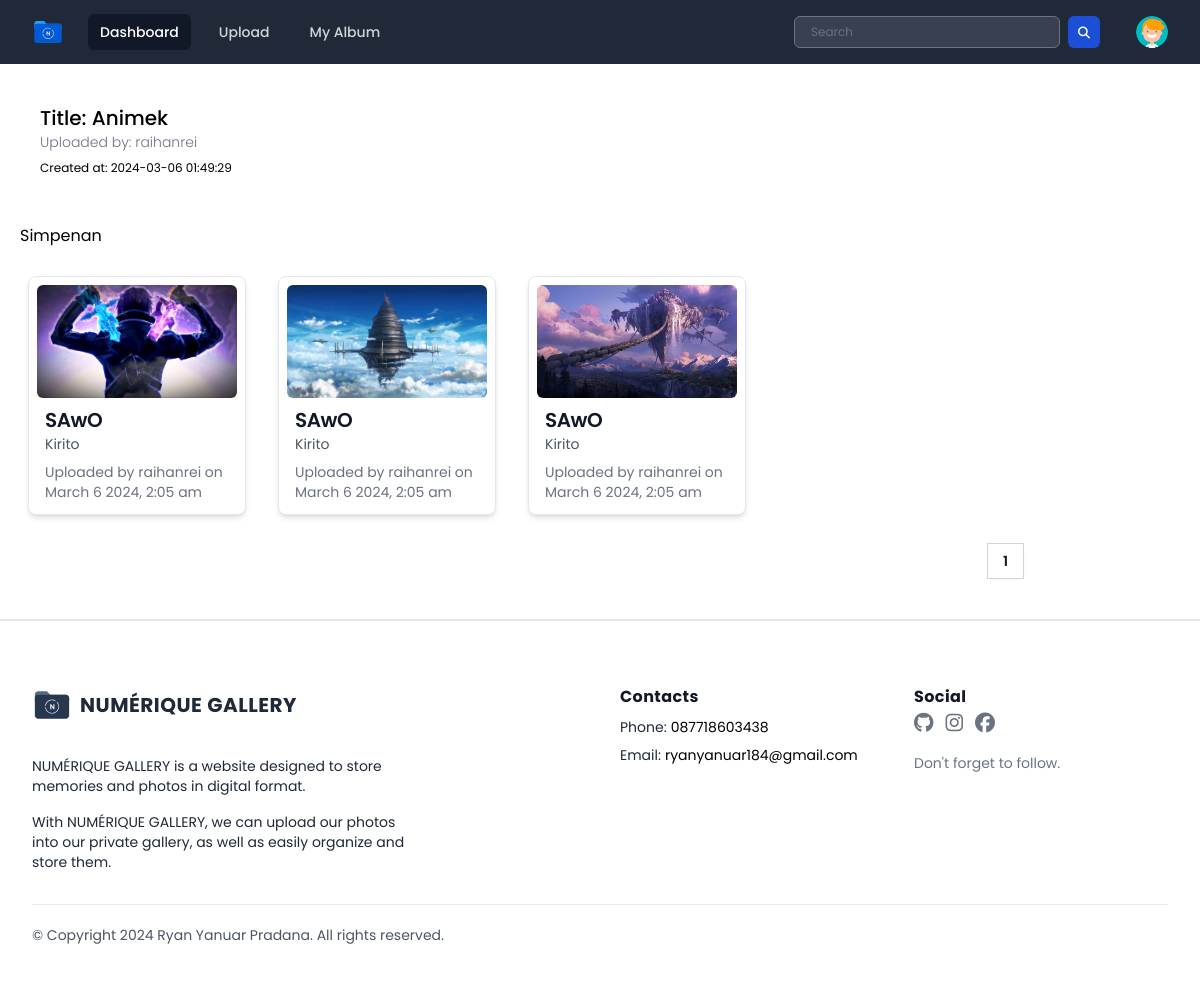
/public/page/guest/photoAlbum-guest.php?albumID=3, run on the app's committed database.
### tables this page shows
CREATE TABLE `albums` (
  `albumID` int(11) NOT NULL,
  `userID` int(11) NOT NULL,
  `title` varchar(100) DEFAULT NULL,
  `description` text DEFAULT NULL,
  `createdAt` timestamp NOT NULL DEFAULT current_timestamp() ON UPDATE current_timestamp(),
  `thumbnail_album` varchar(255) NOT NULL DEFAULT 'album_default.svg',
  `acces_level` varchar(255) NOT NULL
);

CREATE TABLE `users` (
  `userID` int(11) NOT NULL,
  `name` varchar(255) DEFAULT NULL,
  `username` varchar(50) NOT NULL,
  `password` varchar(255) NOT NULL,
  `email` varchar(100) NOT NULL,
  `access_level` varchar(50) DEFAULT 'user',
  `last_login` datetime DEFAULT NULL,
  `createdAt` timestamp NOT NULL DEFAULT current_timestamp(),
  `profile_photo` varchar(255) DEFAULT 'default_profile.svg'
);

CREATE TABLE `photos` (
  `photoID` int(11) NOT NULL,
  `userID` int(11) NOT NULL,
  `albumID` int(11) DEFAULT 0,
  `title` varchar(100) DEFAULT NULL,
  `description` text DEFAULT NULL,
  `image_path` varchar(255) DEFAULT NULL,
  `createdAt` timestamp NOT NULL DEFAULT current_timestamp() ON UPDATE current_timestamp(),
  `category` varchar(255) NOT NULL,
  `acces_level` varchar(255) NOT NULL
);

### public/page/guest/photoAlbum-guest.php (the view, shortened to what this page needs)
<?php
include "../../../database/koneksi.php";
$albumID = $_GET['albumID'];
$queryTotalRows = "SELECT COUNT(*) as total FROM photos WHERE albumID = '$albumID'";
$resultTotalRows = mysqli_query($conn, $queryTotalRows);
$totalRows = mysqli_fetch_assoc($resultTotalRows)['total'];
$rowsPerPage = 12;
$totalPages = ceil($totalRows / $rowsPerPage);
$current_page = isset($_GET['page']) ? $_GET['page'] : 1;
$offset = ($current_page - 1) * $rowsPerPage;
$queryPhotos = "SELECT photos.photoID, photos.title, photos.description, photos.image_path, photos.createdAt, users.username AS uploader
    FROM photos
    INNER JOIN users ON photos.userID = users.userID
    WHERE photos.albumID = $albumID
    ORDER BY photos.createdAt DESC
    LIMIT $offset, $rowsPerPage";
$resultPhotos = mysqli_query($conn, $queryPhotos);
$queryAlbums = "SELECT albums.albumID, albums.title, albums.description, albums.thumbnail_album, albums.createdAt, users.username AS username, users.userID AS userID
    FROM albums
    INNER JOIN users ON albums.userID = users.userID
    WHERE albums.albumID = $albumID
    ORDER BY albums.createdAt DESC";
$resultAlbums = mysqli_query($conn, $queryAlbums);
?>
<!DOCTYPE html>
<html lang="en">
<head>
    <link rel="stylesheet" href="../../css/output.css">
    <link rel="stylesheet" href="../../css/style.css">
    <link rel="stylesheet" href="../../css/all.min.css">
    <link rel="stylesheet" href="../../css/fontawesome.min.css">
</head>
<body class="h-screen overflow-x-hidden font-poppins">
    <div x-data="{ open: false, profileMenuOpen: false }">
        <nav class="bg-gray-800">
            <div class="mx-auto max-w-7xl px-2 sm:px-6 lg:px-8">
                <div class="relative flex h-16 items-center justify-between">
                    <div class="flex flex-1 items-center justify-center sm:items-stretch sm:justify-start">
                        <div class="flex flex-shrink-0 items-center">
                            <img class="h-8 w-auto" src="../../assets/logo/logo-secondary.svg" alt="Numérique Gallery">
                        </div>
                        <div class="hidden sm:ml-6 sm:block">
                            <div class="flex space-x-4">
                                <a href="../index.php" class="bg-gray-900 text-white rounded-md px-3 py-2 text-sm font-medium" aria-current="page">Dashboard</a>
                                <a href="../user/register.php" class="text-gray-300 hover:bg-gray-700 hover:text-white rounded-md px-3 py-2 text-sm font-medium">Upload</a>
                                <a href="../user/register.php" class="text-gray-300 hover:bg-gray-700 hover:text-white rounded-md px-3 py-2 text-sm font-medium">My Album</a>
                            </div>
                        </div>
                    </div>
                    <div class="flex items-center">
                        <form action="../guest/result-search_guest.php" class="flex flex-row gap-2" method="GET">
                            <div class="hidden sm:block">
                                <input type="text" name="search" placeholder="Search" class="bg-gray-700 text-white px-4 py-3 h-8 rounded-md text-xs focus:outline-none focus:shadow-outline">
                            </div>
                            <button type="submit" class="text-white hidden sm:block bg-blue-700 hover:bg-blue-800 focus:ring-4 focus:ring-blue-300 font-medium rounded-md text-sm  h-8 w-8 dark:bg-blue-600 dark:hover:bg-blue-700 focus:outline-none dark:focus:ring-blue-800"><i class="fa-solid fa-magnifying-glass text-xs mx-auto"></i></button>
                        </form>
                    </div>
                    <div class="absolute inset-y-0 right-0 flex items-center pr-2 sm:static sm:inset-auto sm:ml-6 sm:pr-0">
                        <div class="relative ml-3">
                            <div>
                                <button @click="profileMenuOpen = !profileMenuOpen" type="button" class="relative flex rounded-full bg-gray-800 text-sm focus:outline-none focus:ring-2 focus:ring-white focus:ring-offset-2 focus:ring-offset-gray-800" id="user-menu-button" aria-expanded="false" aria-haspopup="true">
                                    <span class="absolute -inset-1.5"></span>
                                    <img class="h-8 w-8 rounded-full" src="../../../database/uploads/default_profile.svg" alt="">
                                </button>
                            </div>
                        </div>
                    </div>
                </div>
            </div>
        </nav>
    </div>
    <div class="container">
        <?php
        if ($resultAlbums && mysqli_num_rows($resultAlbums) > 0) {
            while ($row = mysqli_fetch_array($resultAlbums)) {
                $title = $row['title'];
                $username = $row['username'];
                $createdAt = $row['createdAt'];
                $description = $row['description'];
            }
        }
        ?>
        <div class="flex justify-between items-center m-10">
            <div>
                <p class="font-medium text-xl">
                    <span>Title: </span> <?= $title ?>
                </p>
                <p class="font-light text-gray-500 text-sm">
                    <span>Uploaded by: </span> <?= $username ?>
                </p>
                <p class="text-xs pt-2">
                    <span>Created at: </span><?= $createdAt ?>
                </p>
            </div>
        </div>
        <div class="relative">
            <div class="px-5">
                <p class="pt-2">
                    <?= $description ?>
                </p>
            </div>
        </div>
        <div class="grid gap-8 grid-cols-1 sm:grid-cols-2 md:grid-cols-3 lg:grid-cols-4 p-4 md:p-2 xl:p-5 m-5">
            <?php
            if ($resultPhotos && mysqli_num_rows($resultPhotos) > 0) {
                while ($row = mysqli_fetch_assoc($resultPhotos)) {
            ?>
                    <div class="relative bg-white border rounded-lg shadow-md dark:bg-gray-800 dark:border-gray-700 transform transition duration-500 hover:scale-105">
                        <div class="p-2 flex justify-center">
                            <a href="./post-guest.php?photoID=<?= $row['photoID'] ?>" style="display: block; width: 100%; height: 0; padding-bottom: 56.25%; position: relative;">
                                <img class="rounded-md object-cover w-full h-full absolute inset-0" src="../../../database/uploads/<?php echo $row['image_path']; ?>" loading="lazy" alt="<?php echo $row['title']; ?>">
                            </a>
                        </div>
                        <div class="px-4 pb-3">
                            <div>
                                <a href="./post-guest.php?photoID=<?= $row['photoID'] ?>">
                                    <h5 class="text-xl font-semibold tracking-tight hover:text-blue-800 dark:hover:text-blue-300 text-gray-900 dark:text-white ">
                                        <?php echo $row['title']; ?>
                                    </h5>
                                </a>
                                <p class="antialiased text-gray-600 dark:text-gray-400 text-sm break-all">
                                    <?php
                                    $description = $row['description'];
                                    if (strlen($description) > 25) {
                                    ?>
                                        <span><?= substr($description, 0, 25) ?>...... </span><br>
                                        <a href="./post-guest.php?photoID=<?= $row['photoID'] ?>" class="text-blue-500 hover:text-white">lihat selengkapnya</a>
                                    <?php
                                    } else {
                                        echo $description;
                                    }
                                    ?>
                                </p>
                                <p class="mt-2 text-gray-500 text-sm">
                                    Uploaded by
                                    <span class="hover:text-white" style="cursor: default;">
                                        <?php echo $row['uploader']; ?>
                                    </span>
                                    on <br>
                                    <span>
                                        <?php echo date('F j Y, g:i a', strtotime($row['createdAt'])); ?>
                                    </span>
                                </p>
                            </div>
                        </div>
                    </div>
            <?php
                }
            } else {
                echo "<p>No photos found in this album.</p>";
            }
            ?>
        </div>
        <div class="hidden sm:flex sm:flex-1 sm:items-center sm:justify-between">
            <div>
                <nav class="isolate inline-flex -space-x-px rounded-md shadow-sm" aria-label="Pagination">
                    <?php for ($i = 1; $i <= $totalPages; $i++) : ?>
                        <a href="?albumID=<?= $albumID ?>&page=<?= $i ?>" class="relative inline-flex items-center px-4 py-2 text-sm font-semibold text-gray-900 ring-1 ring-inset ring-gray-300 hover:bg-gray-50 focus:z-20 focus:outline-offset-0">
                            <?= $i ?>
                        </a>
                    <?php endfor; ?>
                </nav>
            </div>
        </div>
    </div>
    <div class="px-4 pt-16 mx-auto sm:max-w-xl md:max-w-full lg:max-w-screen-xl md:px-24 lg:px-8 border-t-2 mt-10">
        <div class="grid gap-10 row-gap-6 mb-8 sm:grid-cols-2 lg:grid-cols-4">
            <div class="sm:col-span-2">
                <a href="../index.php" aria-label="Go home" title="Company" class="inline-flex items-center">
                    <img src="../../assets/logo/logo-main.svg" class="h-10 w-auto" alt="Numérique Gallery">
                    <span class="ml-2 text-xl font-bold tracking-wide text-gray-800 uppercase">Numérique Gallery</span>
                </a>
                <div class="mt-6 lg:max-w-sm">
                    <p class="text-sm text-gray-800">
                        NUMÉRIQUE GALLERY is a website designed to store memories and photos in digital format.
                    </p>
                    <p class="mt-4 text-sm text-gray-800">
                        With NUMÉRIQUE GALLERY, we can upload our photos into our private gallery, as well as easily organize and store them.
                    </p>
                </div>
            </div>
            <div class="space-y-2 text-sm">
                <p class="text-base font-bold tracking-wide text-gray-900">Contacts</p>
                <div class="flex">
                    <p class="mr-1 text-gray-800">Phone:</p>
                    <span class="transition-colors duration-300 text-deep-purple-accent-400 hover:text-deep-purple-800">087718603438</span>
                </div>
                <div class="flex">
                    <p class="mr-1 text-gray-800">Email:</p>
                    <span class="transition-colors duration-300 text-deep-purple-accent-400 hover:text-deep-purple-800">ryanyanuar184@gmail.com</span>
                </div>
            </div>
            <div>
                <span class="text-base font-bold tracking-wide text-gray-900">Social</span>
                <div class="flex items-center mt-1 space-x-3">
                    <a href="https://github.com/Rynr615" target="_blank" class="text-gray-500 transition-colors duration-300 hover:text-gray-500">
                        <i class="fa-brands fa-github text-xl"></i>
                    </a>
                    <a href="https://www.instagram.com/ryn_ynr/" target="_blank" class="text-gray-500 transition-colors duration-300 hover:hover:text-gray-500">
                        <i class="fa-brands fa-instagram text-xl"></i>
                    </a>
                    <a href="https://www.facebook.com/profile.php?id=100055706964435" target="_blank" class="text-gray-500 transition-colors duration-300 hover:hover:text-gray-500">
                        <i class="fa-brands fa-facebook text-xl"></i>
                    </a>
                </div>
                <p class="mt-4 text-sm text-gray-500">
                    Don't forget to follow.
                </p>
            </div>
        </div>
        <div class="flex flex-col-reverse justify-between pt-5 pb-10 border-t lg:flex-row">
            <p class="text-sm text-gray-600">
                © Copyright 2024 Ryan Yanuar Pradana. All rights reserved.
            </p>
        </div>
    </div>
</body>
</html>

### public/css/style.css (style rules this page uses)
* { font-family : 'Poppins', sans-serif; }

### data on the page
albums: title "Animek", userID.username "raihanrei", createdAt "2024-03-06 01:49:29", description "Simpenan"
photos: image_path (picture), title "SAwO", description "Kirito", userID.username "raihanrei", createdAt "March 6 2024, 2:05 am"
photos: image_path (picture), title "SAwO", description "Kirito", userID.username "raihanrei", createdAt "March 6 2024, 2:05 am"
photos: image_path (picture), title "SAwO", description "Kirito", userID.username "raihanrei", createdAt "March 6 2024, 2:05 am"
